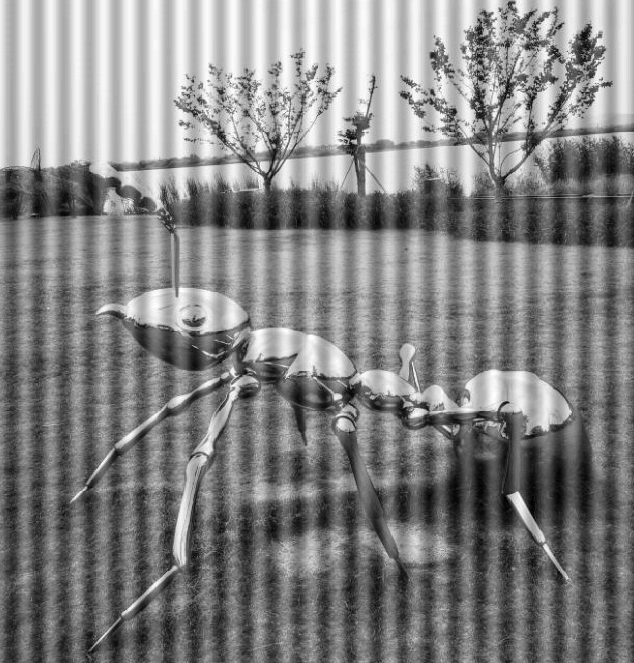
#> input picture E - 通识+专业课程资料/第6学期-机器视觉/Codes/work3/3-2.png, 634 x 663 px
$ python demo3-2.py
#> lines starting #> are read from the running program, lines starting #| are printed output that depends on the picture
import numpy as np
from PIL import Image
import matplotlib.pyplot as plt
plt.rcParams['font.family'] = 'SimHei'

img = Image.open('3-2.png').convert('L')
img_array = np.array(img)

# 傅里叶变换并中心化
fft = np.fft.fft2(img_array)
fft_shift = np.fft.fftshift(fft)

# 计算对数幅度谱（用于观察）
magnitude_spectrum = 20 * np.log(np.abs(fft_shift) + 1e-6)
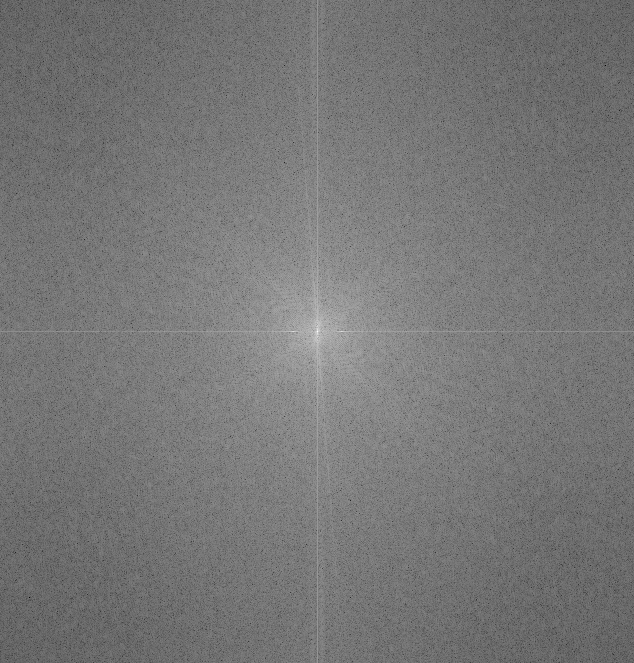
#> magnitude_spectrum: shape (663, 634) float64; min 5.65, max 356.5, mean 169.4; drawn with min black and max white

# 图像尺寸参数
rows, cols = img_array.shape
#> rows = 663; cols = 634
crow, ccol = rows//2, cols//2  # 中心坐标
#> crow = 331; ccol = 317

# 滤波器参数（根据频谱图调整）
delta_x = 28     # 条纹频率距中心的水平距离
w = 18   # 滤波区域宽度
h = 2    # 滤波区域高度

# 创建全通掩膜
mask = np.ones((rows, cols), dtype=np.uint8)

# 在正负频率位置创建矩形滤波区域
mask[crow-h:crow+h, ccol+delta_x-w:ccol+delta_x+w] = 0
mask[crow-h:crow+h, ccol-delta_x-w:ccol-delta_x+w] = 0

# 应用掩膜
fft_shift_filtered = fft_shift * mask

# 逆变换回空间域
fft_ishift = np.fft.ifftshift(fft_shift_filtered)
img_filtered = np.fft.ifft2(fft_ishift)
img_filtered = np.abs(img_filtered).astype(np.uint8)
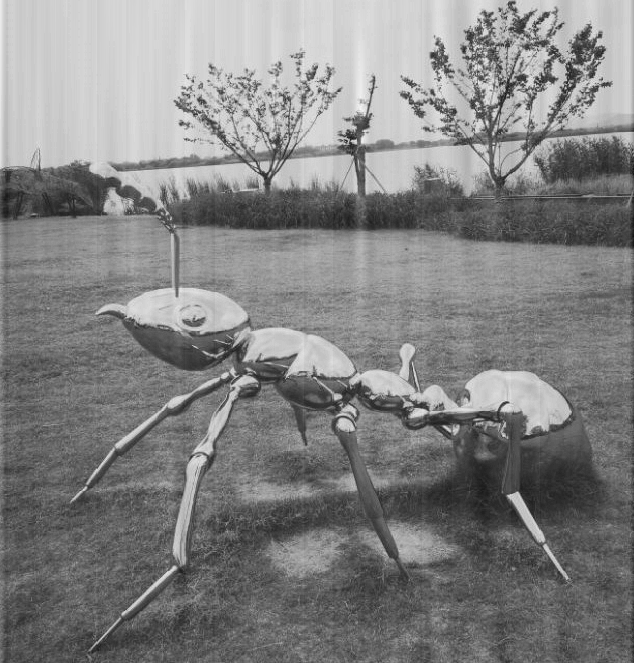
#> img_filtered: shape (663, 634); min 18, max 248, mean 130.6

Image.fromarray(img_filtered).save('result.png')

plt.figure(figsize=(12,4))
plt.subplot(131), plt.imshow(img_array, cmap='gray'), plt.title('原图')
plt.subplot(132), plt.imshow(magnitude_spectrum, cmap='gray'), plt.title('频域')
plt.subplot(133), plt.imshow(img_filtered, cmap='gray'), plt.title('去条纹结果')
plt.show()
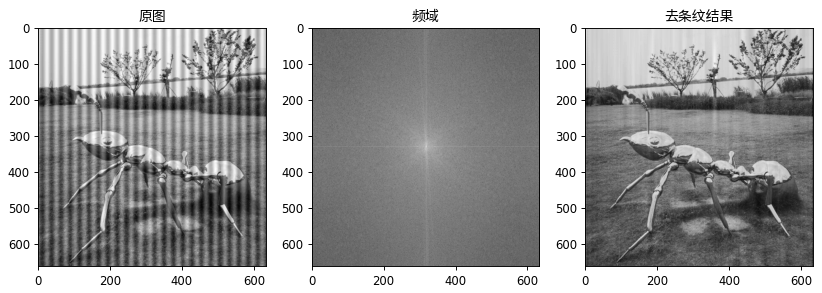
#> figure drawn by matplotlib, 3 panels

$ run again, with E - 通识+专业课程资料/第6学期-机器视觉/Codes/work3/3-1.jpg saved as E - 通识+专业课程资料/第6学期-机器视觉/Codes/work3/3-2.png
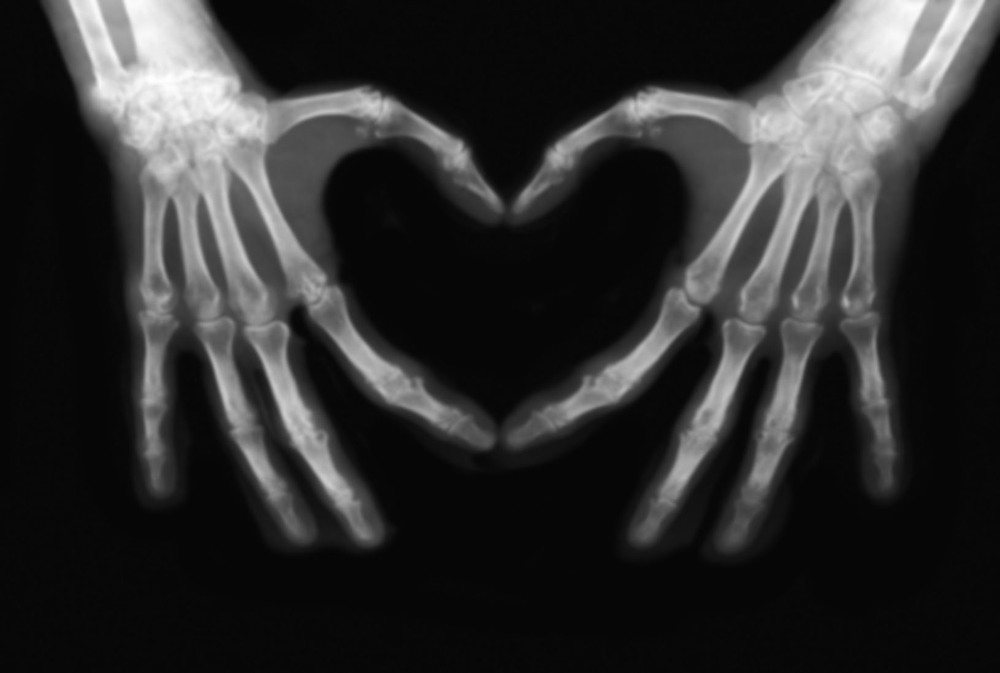
#> input picture E - 通识+专业课程资料/第6学期-机器视觉/Codes/work3/3-1.jpg, 1000 x 673 px, shrunk from 1631 x 1097 before the run
#> `magnitude_spectrum = 20 * np.log(np.abs(fft_shift) + 1e-6)`:
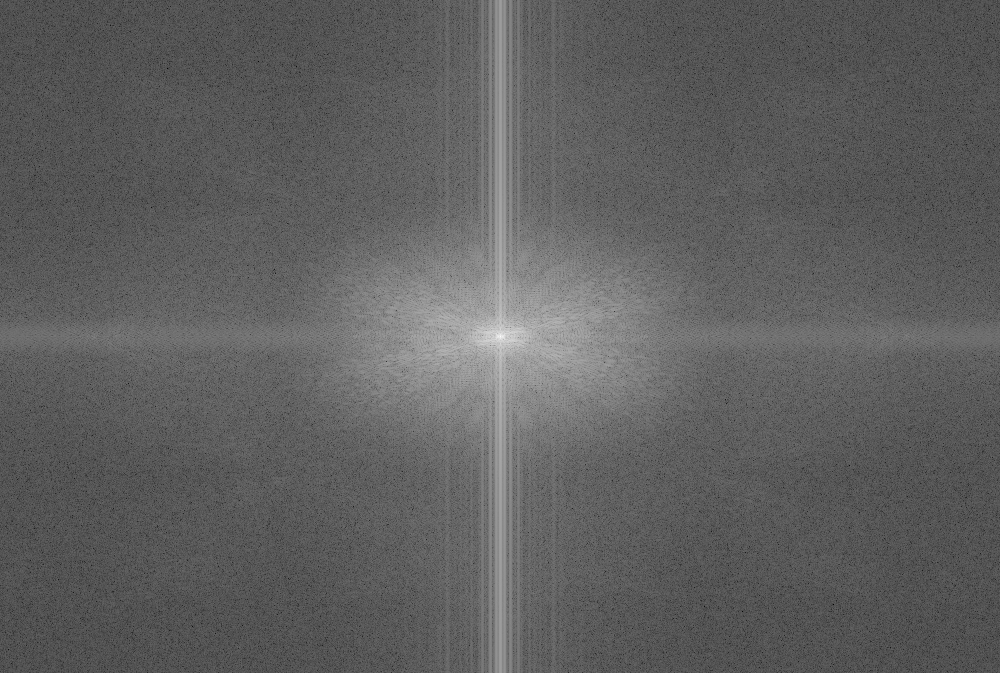
#> magnitude_spectrum: shape (673, 1000) float64; min -15.03, max 345, mean 120.1; drawn with min black and max white
#> `plt.show()`:
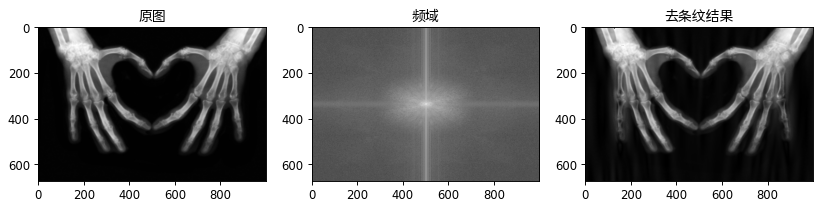
#> figure drawn by matplotlib, 3 panels
